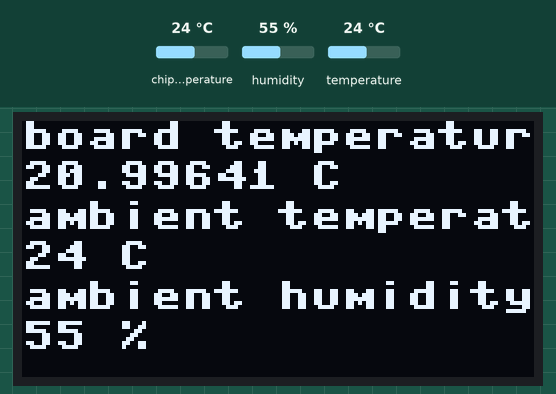
This program was run on a simulated Raspberry Pi Pico running MicroPython. Parts: 128×64 one-colour display. The test bench sets the inputs (shaded band); at power-on: chip temperature 24 °C, humidity 55 %, temperature 24 °C.

Above: at 1.2 s.
1.3 s: chip temperature set to 1 °C
At 3.3 s:
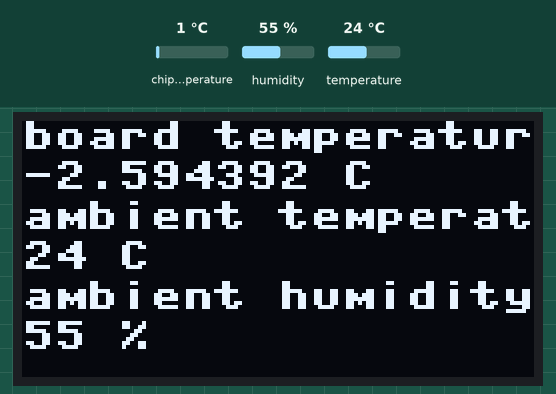
4.0 s: humidity set to 22 %
At 5.4 s:
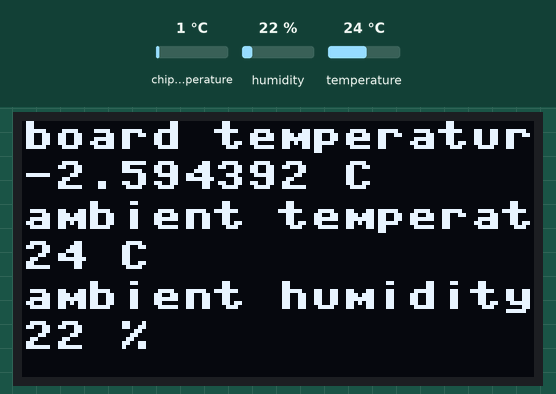
6.7 s: temperature set to 12 °C
At 9.4 s:
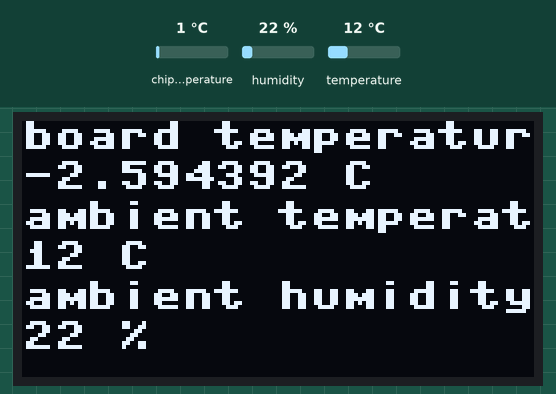
9.7 s: chip temperature set to 11 °C
At 11.7 s:
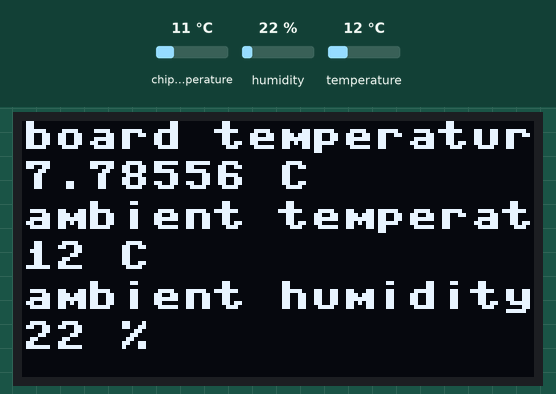
12.4 s: humidity set to 40 %
At 15.6 s:
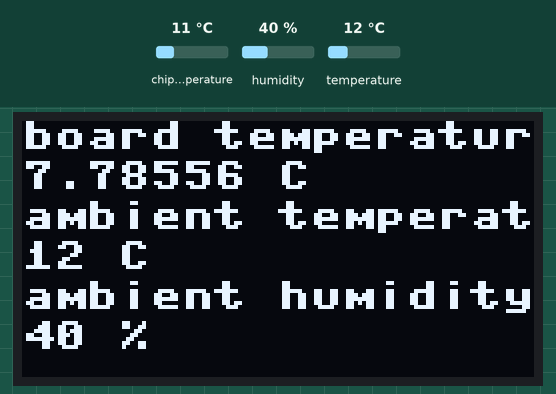
15.9 s: chip temperature set to 22 °C
At 16.7 s:
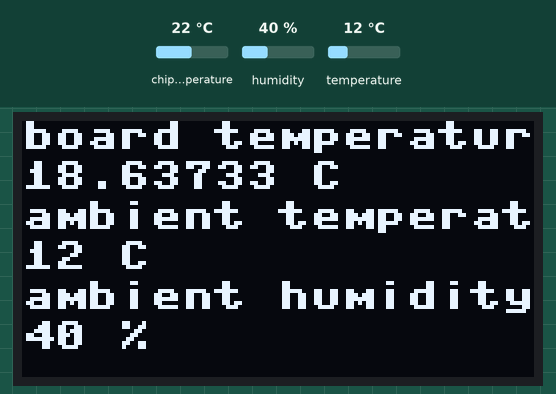
Timing chart, 0 to 18.9 s (numbered marks = the images above; inputs shaded):
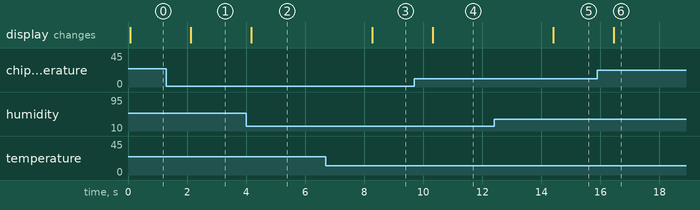

Measured:
- after the input at 1.3 s, the display: changes after 0.82 s (image 1)
- after the input at 4.0 s, the display: changes after 0.17 s (image 2)
- after the input at 6.7 s, the display: changes after 1.6 s (image 3)
- after the input at 9.7 s, the display: changes after 0.62 s (image 4)
- after the input at 12.4 s, the display: changes after 2.0 s (image 5)
- after the input at 15.9 s, the display: changes after 0.56 s (image 6)

The program:

7.finalProject.py
```python
from machine import Pin, I2C, ADC
from ssd1306 import SSD1306_I2C
from dht import DHT11
import time

builtInSensor = machine.ADC(4)
my_dht = DHT11(Pin(15))

def ReadTemperature():
    adc_value = builtInSensor.read_u16()
    voltage = (3.3/65025) * adc_value
    temperature = 27 - (voltage - 0.706)/0.001721
    return temperature

my_i2c = I2C(0, sda = Pin(16), scl = Pin(17), freq = 400000)

oled = SSD1306_I2C(128, 64, my_i2c)

while True:
    temp = ReadTemperature()
    temp = str(temp)

    my_dht.measure()
    ambient_temp = my_dht.temperature()
    hum = my_dht.humidity()

    oled.fill(0)

    oled.text(f"board temperature:",0,0)
    oled.text(f"{temp} C",0,10)

    oled.text(f"ambient temperature:",0,20)
    oled.text(f"{ambient_temp} C",0,30)

    oled.text(f"ambient humidity:",0,40)
    oled.text(f"{hum} %",0,50)

    oled.show()

    time.sleep(2)
```
